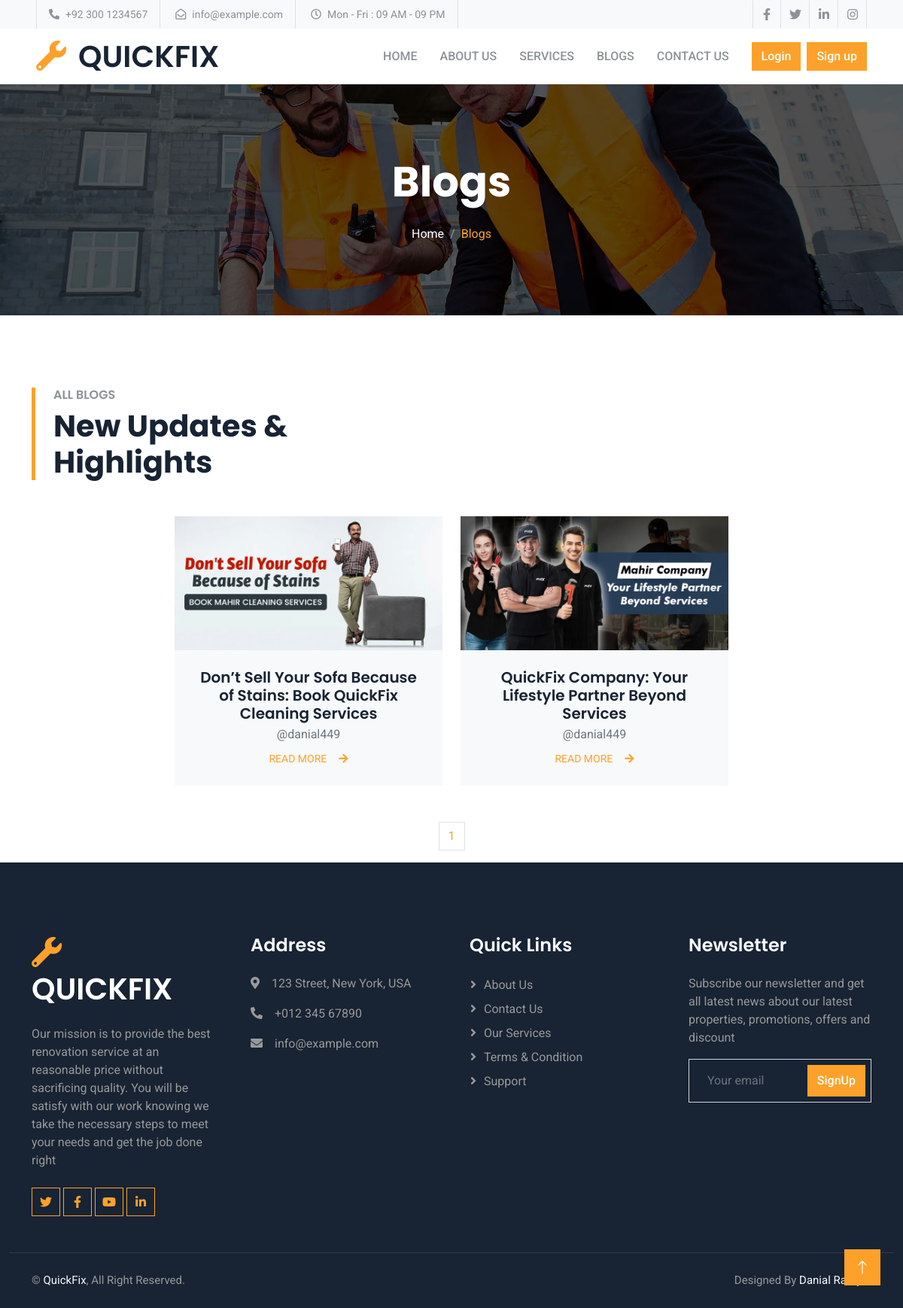
The app's page /blogs/ with its own data.
### blog/models.py (models this page shows, shortened)
class Post(models.Model):
    author = models.ForeignKey(settings.AUTH_USER_MODEL ,on_delete=models.CASCADE)
    title = models.CharField(max_length=200)
    created_date = models.DateTimeField(default=timezone.now)
    published_date = models.DateTimeField(blank=True , null=True)
    post_image = models.ImageField(upload_to='post_featured_pics/' , null=True , blank=True)
    text = HTMLField(null=True, blank=True)

### accounts/models.py (models this page shows)
class User(AbstractUser):
    is_admin = models.BooleanField('Is_admin' , default=False)
    is_customer = models.BooleanField('Is_customer' , default=False)
    is_vendor = models.BooleanField('Is_vendor' , default=False)
    CATAGORY_CHOICES = [('Punjab' ,'Punjab') ,('Sindh' ,'Sindh'),('Khyber Pakhtunkhwa','Khyber Pakhtunkhwa'),('Gilgit-Baltistan' ,'Gilgit-Baltistan') ,('Islamabad Capital Territory' ,'Islamabad Capital Territory'),('Balochistan','Balochistan'),]
    CATAGORY_EMP= [('Electrician' ,'Electrician'),('Plumber' ,'Plumber'),('Sweaper' ,'Sweaper'),('Carpenter' ,'Carpenter'),('Drain clean' ,'Drain clean'),('AC repair' ,'AC repair'),('Painting & Decorating' ,'Painting & Decorating'),]
    email = models.EmailField(null=True , unique=True)
    mobile_no = models.CharField(max_length=11 ,null=True, blank=True)
    address1 = models.CharField(max_length=200,default='abc')
    address2 = models.CharField(max_length=200,default='abc')
    city =  models.CharField(max_length=70 ,null=True, blank=True)
    province = models.CharField(choices=CATAGORY_CHOICES,default='Punjab', max_length=56)
    employee = models.CharField(choices=CATAGORY_EMP,default='none', max_length=100)
    cnic= models.CharField(max_length=13 ,null=True, blank=True)
    shop_reference = models.TextField(default='shop no address etc')
    vendor_image = models.ImageField(upload_to='vendor_profile_pics/')
    is_email_verified = models.BooleanField(default=False)
    email_verification_token = models.CharField(max_length=200 ,blank=True, null=True)
    def __str__(self):
        return self.username

### blog/views.py (the view)
# urls.py: path('', post_list , name='post_list'),
def post_list(request):
    posts = Post.objects.filter(published_date__lte=timezone.now()).order_by('-published_date')
    paginator = Paginator(posts , 6)
    page_number = request.GET.get('page')
    postfinal = paginator.get_page(page_number)
    totalpage = postfinal.paginator.num_pages
    context ={
        'posts': postfinal,
        'totalpagelist' : [n+1 for n in range(totalpage)]
    }
    return render(request , 'blog/post_list.html' , context)

### blog/templates/blog/post_list.html (shortened to what this page needs)
{% extends "base.html" %}
{% load static %}
{% block css %}
<link rel="stylesheet" href="{% static ''%}">{% endblock css %}
{% block content %}
    <div class="container-fluid page-header py-5 mb-5 wow fadeIn" data-wow-delay="0.1s">
        <div class="container text-center py-5">
            <h1 class="display-4 text-white animated slideInDown mb-4">Blogs</h1>
            <nav aria-label="breadcrumb animated slideInDown">
                <ol class="breadcrumb justify-content-center mb-0">
                    <li class="breadcrumb-item"><a class="text-white" href="{% url "customer:home" %}">Home</a></li>
                    <li class="breadcrumb-item text-primary active" aria-current="page">Blogs</li>
                </ol>
            </nav>
        </div>
    </div>
    <div class="container-xxl py-5">
        <div class="container">
            <div class="row g-5 align-items-end mb-5">
                <div class="col-lg-6 wow fadeInUp" data-wow-delay="0.1s">
                    <div class="border-start border-5 border-primary ps-4">
                        <h6 class="text-body text-uppercase mb-2">All Blogs</h6>
                        <h1 class="display-6 mb-0">New Updates & Highlights</h1>
                    </div>
                </div>
            </div>
            <div class="row g-4 justify-content-center">
                {% for post in posts %}
                <div class="col-lg-4 col-md-6 wow fadeInUp" data-wow-delay="0.1s">
                    <div class="service-item bg-light overflow-hidden h-100">
                        <img class="img-fluid" src="{{post.post_image.url}}" alt="post featured">
                        <div class="service-text position-relative text-center h-100 p-4">
                            <h5 class="mb-2">{{ post.title }}</h5>
                            <p class="card-subtitle mb-2 text-muted">@{{post.author}}</p>
                            <a class="small" href="{% url 'blog:post_details' post.pk%}">READ MORE<i class="fa fa-arrow-right ms-3"></i></a>
                        </div>
                    </div>
                </div>
                {% endfor %}
            </div>
        </div>
    </div>
    <div class="container-fluid wow fadeIn" data-wow-delay="0.2s">
       <nav aria-label="Page navigation example wow fadeIn" data-wow-delay="0.1s">
        <ul class="pagination justify-content-center">
            {% for n in totalpagelist %}
            <li class="page-item"><a class="page-link" href="?page={{n}}">{{n}}</a></li>
            {% endfor %}
        </ul>
       </nav>
    </div>
{% endblock content %}

### customer/static/customer/css/style.css (style rules this page uses)
:root { --primary: #FDA12B; --secondary: #8D9297; --light: #F8F9FA; --dark: #182333; }
.page-header { background: linear-gradient(rgba(0, 0, 0, .65), rgba(0, 0, 0, .65)), url(../img/carousel-1.jpg) center center no-repeat; background-size: cover; }
.page-header .breadcrumb-item+.breadcrumb-item::before { color: #999999; }
.service-text::before { position: absolute; content: ""; width: 100%; height: 0; top: 0; left: 0; background: var(--primary); opacity: 0; transition: .5s; }
.service-text * { position: relative; transition: .5s; z-index: 1; }

### templates/base.html (style rules this page uses)
* { margin: 0; padding: 0; box-sizing: border-box; }

### records on screen
Post: post_image (picture), title "Don’t Sell Your Sofa Because of Stains: Book QuickFix Cleaning Services", author "danial449"
Post: post_image (picture), title "QuickFix Company: Your Lifestyle Partner Beyond Services", author "danial449"

### other values on screen
{{ n }} "1"
